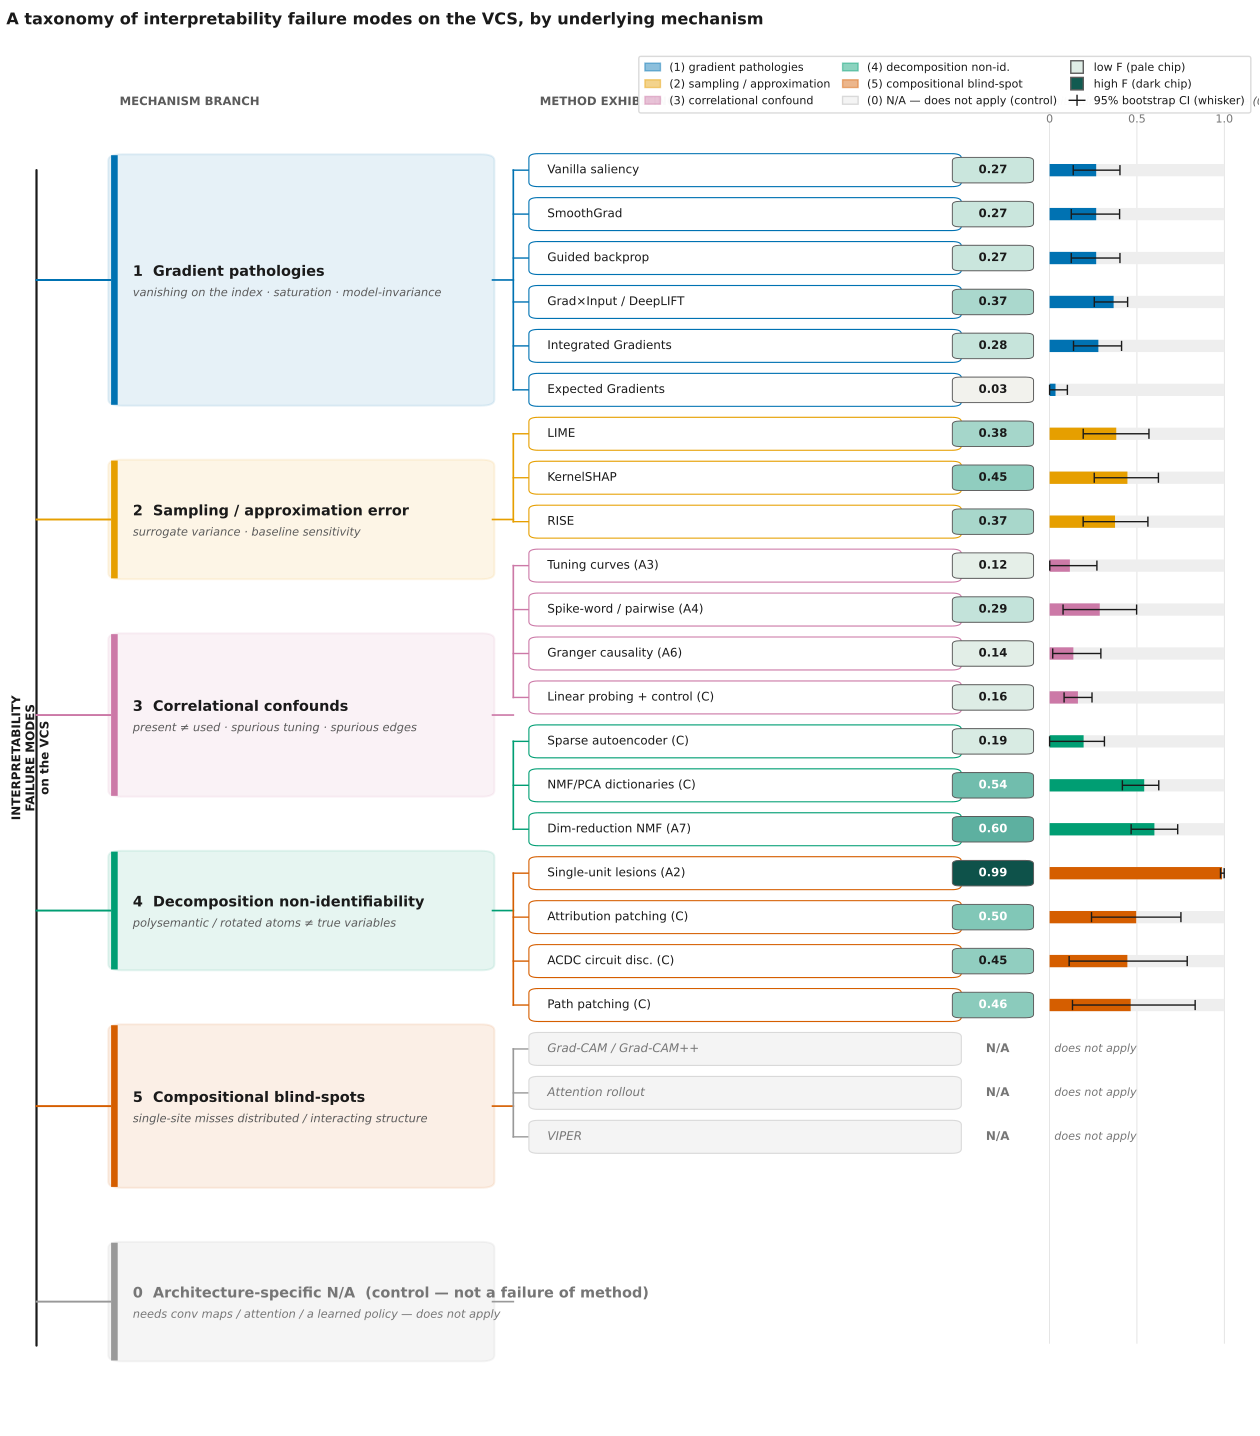

Reproduce this figure in Python.
#!/usr/bin/env python3
"""Figure 6 — the failure taxonomy.

Every distinct way an interpretability method goes wrong on the VCS, observed
across Phases A (neuroscience battery), B (attribution / XAI) and C (mechanistic
interpretability), organised into a clean TAXONOMY by *underlying mechanism* —
not by method family. The point of organising by mechanism is the paper's
"single strongest objection" rebuttal (plan.md, "Why a 1977 chip is a fair
test"): the VCS is a necessary-condition screen because it already *exhibits the
failure modes that make interpretation hard* (aliased / polysemantic RAM cells,
race-the-beam distributed timing, context-dependent registers, present-not-used
representations). A method that trips one of these mechanisms here should not be
trusted for stronger claims about a neural net without further evidence. Each
leaf is annotated with the method(s) that exhibit it and their MEASURED
faithfulness against the intervention oracle (§3.2).

The five mechanism branches (plan.md figure 6; experiment_design.md §7 "Why"
column; §0 danger zone; §3.2 zero-gradient-on-index caveat):

  (1) GRADIENT PATHOLOGIES — vanishing gradient on the discrete index/position
      output (the naive position gradient is *provably zero*, §3.2),
      saturation, shattering, and model-invariance / sanity-check failures
      (Adebayo 2018).
        leaves: vanilla saliency, SmoothGrad, guided backprop, Grad×Input/
        DeepLIFT, Integrated Gradients, Expected Gradients.

  (2) SAMPLING / APPROXIMATION ERROR — surrogate methods whose estimate is a
      stochastic or baseline-dependent approximation that diverges from the true
      attribution (LIME/SHAP/RISE sampling variance; IG baseline sensitivity).
        leaves: LIME, KernelSHAP, RISE, (IG baseline-sweep, cross-ref branch 1).

  (3) CORRELATIONAL CONFOUNDS — the method reports a *correlation* (tuning curve,
      Granger edge, spike-word coupling, probe accuracy) that need not be a cause:
      the present-not-used trap (Hewitt & Liang control tasks, §2/§6).
        leaves: tuning curves (A3), spike-word/pairwise (A4), Granger (A6),
        linear probing + control tasks (C).

  (4) DECOMPOSITION NON-IDENTIFIABILITY — unsupervised factorisations whose atoms
      are not unique and need not align to the true variables: SAE
      polysemanticity / dead-or-mixed features, NMF/PCA rotation ambiguity.
        leaves: sparse autoencoder (C), NMF/PCA dictionaries (C), dim-reduction (A7).

  (5) COMPOSITIONAL BLIND-SPOTS — single-site analyses that miss distributed /
      interacting structure: single-unit lesions over-credit, attribution/edge
      patching's first-order approximation, automatic circuit discovery's
      greedy edge search miss higher-order interactions.
        leaves: single-unit lesions (A2), attribution patching (C), ACDC (C),
        path patching (C).

  + a control LEAF that is NOT a failure-of-method but a property of the
    SUBJECT: architecture-specific N/A — Grad-CAM/++, attention rollout, VIPER
    simply do not apply to a non-neural artifact (a *recorded* finding, §5/§7).
    Shown greyed, with no F (it was never run; there is nothing to score).

The leaf methods shown here are the failure-exhibiting subset of the benchmark.
The full benchmark scores 30 interpretability methods + the intervention oracle
positive control = 31 rows (the leaderboard); the near-ceiling causal methods
(activation patching, causal scrubbing, DAS, tuned lens) are not failure leaves
and are therefore not drawn here.

EVERY measured faithfulness number is READ from a committed record — no
experiment is re-run here. The plotted point estimate F is read from the
aggregate leaderboard; the 95% bootstrap confidence interval (whisker) is read
from the per-game CI record. The conceptual mechanism->leaf mapping is grounded
in experiment_design.md §7 ("Why" column) and plan.md (representativeness
rebuttal). The N/A leaf is the "does not apply — recorded finding" row of
experiment_design.md §5. Full data provenance is in the Supplement.

Two variants are produced (PO #4 — full taxonomy → Supplementary Information,
simplified version → main text):

  * fig6_failure_taxonomy.pdf       SIMPLIFIED main-text version
  * fig6_failure_taxonomy_full.pdf  FULL supplementary version (mechanism notes)

Run:
    python fig6_failure_taxonomy.py \
        --leaderboard tools/xai_study/compare/out/leaderboard.json
"""

import argparse
import csv
import json
import os
import sys

import matplotlib

matplotlib.use("Agg")  # headless vector backend
import matplotlib.pyplot as plt
import numpy as np
from matplotlib.colors import LinearSegmentedColormap, Normalize
from matplotlib.lines import Line2D
from matplotlib.patches import FancyBboxPatch, Patch

HERE = os.path.dirname(os.path.abspath(__file__))
# repo root = .../  (figures -> paper -> xai_2_interpretability -> xai_paper -> root)
REPO_ROOT = os.path.abspath(os.path.join(HERE, "..", "..", "..", ".."))

# Hard floor on every plotted glyph (figure style guide / fig_pass §4).
MIN_FONT = 8.0


# ---------------------------------------------------------------------------
# Palette — Okabe-Ito colour-blind-safe set (matches fig1/fig4).
# ---------------------------------------------------------------------------
C_BG = "#ffffff"
C_INK = "#1a1a1a"           # primary text / outlines
C_MUTE = "#5b5b5b"          # secondary text
C_FAINT = "#767676"         # darkened (was #8a8a8a) for legibility at 8 pt
C_GRID = "#d9d9d9"

# Five mechanism-branch accent colours (Okabe-Ito; each branch a distinct hue).
BRANCH_COLORS = {
    "grad":   "#0072B2",   # blue          — (1) gradient pathologies
    "sample": "#E69F00",   # orange        — (2) sampling / approximation error
    "corr":   "#CC79A7",   # reddish-purple— (3) correlational confounds
    "decomp": "#009E73",   # bluish-green  — (4) decomposition non-identifiability
    "comp":   "#D55E00",   # vermillion    — (5) compositional blind-spots
    "na":     "#999999",   # grey          — control: architecture-specific N/A
}

# Sequential faithfulness ramp for the leaf F chips (colour-blind-safe;
# low-F = pale, high-F = dark teal). Distinct from the categorical branch hues.
FAITH_CMAP = LinearSegmentedColormap.from_list(
    "faith_cb", ["#f7f4ef", "#cfe8e0", "#7fc6b6", "#2a8f7e", "#0d4f47"]
)
FAITH_NORM = Normalize(vmin=0.0, vmax=1.0)

plt.rcParams.update(
    {
        "font.family": "DejaVu Sans",
        "font.size": MIN_FONT,
        "axes.linewidth": 0.8,
        "axes.edgecolor": C_MUTE,
        "pdf.fonttype": 42,    # embed TrueType (editable, not bitmap)
        "svg.fonttype": "none",
        "figure.dpi": 150,
        "text.color": C_INK,
    }
)


# ---------------------------------------------------------------------------
# Data load — pure reads over committed records.
# ---------------------------------------------------------------------------
def load_records(leaderboard_path):
    with open(leaderboard_path) as fh:
        lb = json.load(fh)
    base = os.path.dirname(leaderboard_path)
    with open(os.path.join(base, "faithful_demo.json")) as fh:
        demo = json.load(fh)
    # 95% bootstrap CIs (R-UNC): method -> (ci_lo, ci_hi) bracketing the
    # leaderboard point estimate. Optional — the figure degrades gracefully if
    # the CI record is absent (whiskers simply omitted).
    ci = {}
    ci_path = os.path.join(base, "leaderboard_ci.csv")
    if os.path.exists(ci_path):
        with open(ci_path) as fh:
            for r in csv.DictReader(fh):
                try:
                    ci[r["method"]] = (float(r["ci_lo"]), float(r["ci_hi"]))
                except (KeyError, ValueError):
                    pass
    return lb, demo, ci


# Publication labels for the leaf methods (machine name -> short label).
PRETTY = {
    "vanilla_saliency": "Vanilla saliency",
    "smoothgrad": "SmoothGrad",
    "guided_backprop": "Guided backprop",
    "gradxinput_deeplift": "Grad×Input / DeepLIFT",
    "integrated_gradients": "Integrated Gradients",
    "expected_gradients": "Expected Gradients",
    "lime": "LIME",
    "kernelshap": "KernelSHAP",
    "rise": "RISE",
    "A3_tuning": "Tuning curves (A3)",
    "A4_spike_word": "Spike-word / pairwise (A4)",
    "A6_granger": "Granger causality (A6)",
    "linear_probing_control_tasks": "Linear probing + control (C)",
    "sparse_autoencoder": "Sparse autoencoder (C)",
    "nmf_pca_dictionaries": "NMF/PCA dictionaries (C)",
    "A7_dim_reduction": "Dim-reduction NMF (A7)",
    "A2_lesions": "Single-unit lesions (A2)",
    "attribution_patching": "Attribution patching (C)",
    "ACDC": "ACDC circuit disc. (C)",
    "path_patching": "Path patching (C)",
}


# The taxonomy: ordered list of (branch_key, branch_title, branch_subtitle,
# [leaf method machine-names], extra-note). Methods listed are looked up in the
# leaderboard for their MEASURED F; the branch grouping is the conceptual map.
TAXONOMY = [
    (
        "grad",
        "1  Gradient pathologies",
        "vanishing on the index · saturation · model-invariance",
        ["vanilla_saliency", "smoothgrad", "guided_backprop",
         "gradxinput_deeplift", "integrated_gradients", "expected_gradients"],
        "naive position gradient = 0 (§3.2)",
    ),
    (
        "sample",
        "2  Sampling / approximation error",
        "surrogate variance · baseline sensitivity",
        ["lime", "kernelshap", "rise"],
        "IG baseline-sweep → branch 1",
    ),
    (
        "corr",
        "3  Correlational confounds",
        "present ≠ used · spurious tuning · spurious edges",
        ["A3_tuning", "A4_spike_word", "A6_granger",
         "linear_probing_control_tasks"],
        "Hewitt & Liang control-task gap",
    ),
    (
        "decomp",
        "4  Decomposition non-identifiability",
        "polysemantic / rotated atoms ≠ true variables",
        ["sparse_autoencoder", "nmf_pca_dictionaries", "A7_dim_reduction"],
        "factorisation atoms not unique",
    ),
    (
        "comp",
        "5  Compositional blind-spots",
        "single-site misses distributed / interacting structure",
        ["A2_lesions", "attribution_patching", "ACDC", "path_patching"],
        "1st-order / greedy-edge approx.",
    ),
]

# The control leaf — a property of the SUBJECT, not a method failure: methods
# that DO NOT APPLY to a non-neural artifact (experiment_design.md §5/§7 N/A row).
NA_LEAF = {
    "branch": "na",
    "title": "0  Architecture-specific N/A  (control — not a failure of method)",
    "subtitle": "needs conv maps / attention / a learned policy — does not apply",
    "methods": ["Grad-CAM / Grad-CAM++", "Attention rollout", "VIPER"],
    "note": "recorded finding (§5) — nothing to score; the subject lacks the substrate",
}


def faith_lookup(lb):
    return {r["method"]: r["faithfulness"] for r in lb["rows"]}


# ---------------------------------------------------------------------------
# Figure builder.
#   variant="simple"  -> main-text version (no mechanism micro-notes, no
#                        bottom provenance banner; caption owns the prose)
#   variant="full"    -> supplementary version (keeps per-branch mechanism
#                        notes + a one-line provenance pointer)
# ---------------------------------------------------------------------------
def build(lb, demo, ci, out_path, variant="simple"):
    full = (variant == "full")
    F = faith_lookup(lb)

    # Geometry: one row per leaf; branches stacked top->bottom (+ N/A control).
    leaf_rows = []   # (branch_key, method_machine, label, F-or-None)
    branch_spans = []  # (branch_key, title, subtitle, note, y_top, y_bot)
    y = 0.0
    ROW_H = 1.0
    GAP_BRANCH = 0.95  # vertical gap between branches

    for bkey, btitle, bsub, methods, bnote in TAXONOMY:
        y_top = y
        for m in methods:
            leaf_rows.append((bkey, m, PRETTY[m], F[m]))
            y += ROW_H
        branch_spans.append((bkey, btitle, bsub, bnote, y_top, y))
        y += GAP_BRANCH

    # N/A control leaf block (no F)
    na_top = y
    for m in NA_LEAF["methods"]:
        leaf_rows.append((NA_LEAF["branch"], None, m, None))
        y += ROW_H
    branch_spans.append((NA_LEAF["branch"], NA_LEAF["title"],
                         NA_LEAF["subtitle"], NA_LEAF["note"], na_top, y))

    total_h = y
    n_leaf = len(leaf_rows)

    # Taller rows so every glyph clears 8 pt without overlap.
    fig_h = 0.52 * n_leaf + (3.1 if full else 2.4)
    fig = plt.figure(figsize=(12.6, fig_h))
    bottom = 0.045 if full else 0.035
    top = 0.885 if full else 0.905
    ax = fig.add_axes([0.005, bottom, 0.99, top])
    ax.set_xlim(0, 13.2)
    ax.set_ylim(-1.4, total_h + 0.4)
    ax.invert_yaxis()  # branch 1 at the top
    ax.axis("off")

    # --- column x-anchors -----------------------------------------------------
    X_ROOT = 0.32
    X_BRANCH = 1.10      # where branch boxes start
    X_BRANCH_W = 4.05    # branch box width
    X_LEAF = 5.55        # leaf label start
    X_LEAFTXT_W = 4.55   # leaf label box width
    X_CHIP = 10.45       # measured-F chip centre
    X_BAR0 = 11.05       # F mini-bar baseline
    X_BAR_W = 1.85       # F mini-bar full width (F=1.0)

    def yc(i):
        return i + 0.5

    # --- root spine + title ---------------------------------------------------
    y_first = branch_spans[0][4] + 0.5
    y_last = branch_spans[-1][5] - 0.5
    ax.plot([X_ROOT, X_ROOT], [y_first, y_last], color=C_INK, lw=1.6,
            solid_capstyle="round", zorder=2)
    ax.text(X_ROOT - 0.07, (y_first + y_last) / 2.0,
            "INTERPRETABILITY\nFAILURE MODES\non the VCS",
            rotation=90, ha="center", va="center", fontsize=8.6,
            fontweight="bold", color=C_INK, linespacing=1.18)

    # --- branches -------------------------------------------------------------
    for bkey, btitle, bsub, bnote, yt, yb in branch_spans:
        col = BRANCH_COLORS[bkey]
        ymid = (yt + yb) / 2.0
        ax.plot([X_ROOT, X_BRANCH], [ymid, ymid], color=col, lw=1.4, zorder=2)

        box = FancyBboxPatch(
            (X_BRANCH, yt + 0.16), X_BRANCH_W, (yb - yt) - 0.32,
            boxstyle="round,pad=0.02,rounding_size=0.14",
            linewidth=1.4, edgecolor=col,
            facecolor=col, alpha=0.10, zorder=2,
        )
        ax.add_patch(box)
        ax.add_patch(FancyBboxPatch(
            (X_BRANCH + 0.01, yt + 0.16), 0.07, (yb - yt) - 0.32,
            boxstyle="square,pad=0", linewidth=0, facecolor=col, zorder=3))

        # In the FULL variant the box carries title + subtitle + mechanism note
        # stacked; in the SIMPLE variant only title + subtitle (note dropped).
        if full:
            ax.text(X_BRANCH + 0.24, ymid - 0.34, btitle, ha="left",
                    va="center", fontsize=10.4, fontweight="bold",
                    color=(C_FAINT if bkey == "na" else C_INK))
            ax.text(X_BRANCH + 0.24, ymid + 0.06, bsub, ha="left", va="center",
                    fontsize=8.4, color=(C_FAINT if bkey == "na" else C_MUTE),
                    style="italic")
            ax.text(X_BRANCH + 0.24, ymid + 0.50,
                    "mechanism: " + bnote, ha="left", va="center",
                    fontsize=8.0, color=col, fontweight="bold")
        else:
            ax.text(X_BRANCH + 0.24, ymid - 0.18, btitle, ha="left",
                    va="center", fontsize=10.4, fontweight="bold",
                    color=(C_FAINT if bkey == "na" else C_INK))
            ax.text(X_BRANCH + 0.24, ymid + 0.30, bsub, ha="left", va="center",
                    fontsize=8.2, color=(C_FAINT if bkey == "na" else C_MUTE),
                    style="italic")

        ax.plot([X_BRANCH + X_BRANCH_W, X_LEAF - 0.18], [ymid, ymid],
                color=col, lw=1.2, zorder=2)
        leaf_idx = [i for i, lr in enumerate(leaf_rows) if lr[0] == bkey]
        if leaf_idx:
            top_y = yc(min(leaf_idx))
            bot_y = yc(max(leaf_idx))
            ax.plot([X_LEAF - 0.18, X_LEAF - 0.18], [top_y, bot_y],
                    color=col, lw=1.2, zorder=2)

    # --- leaves ---------------------------------------------------------------
    for i, (bkey, m, label, fval) in enumerate(leaf_rows):
        col = BRANCH_COLORS[bkey]
        cy = yc(i)
        na = fval is None
        ax.plot([X_LEAF - 0.18, X_LEAF - 0.02], [cy, cy], color=col, lw=1.0,
                zorder=2)
        lbl_face = "#f4f4f4" if na else "#ffffff"
        ax.add_patch(FancyBboxPatch(
            (X_LEAF, cy - 0.36), X_LEAFTXT_W, 0.72,
            boxstyle="round,pad=0.015,rounding_size=0.10",
            linewidth=0.8, edgecolor=(C_GRID if na else col),
            facecolor=lbl_face, zorder=3))
        ax.text(X_LEAF + 0.18, cy, label, ha="left", va="center",
                fontsize=8.6, color=(C_FAINT if na else C_INK),
                style=("italic" if na else "normal"))

        if na:
            ax.text(X_CHIP + 0.05, cy, "N/A", ha="center", va="center",
                    fontsize=8.6, fontweight="bold", color=C_FAINT)
            ax.text(X_BAR0 + 0.05, cy, "does not apply", ha="left", va="center",
                    fontsize=8.0, color=C_FAINT, style="italic")
            continue

        # measured-F chip (numeric, coloured by F ramp)
        chip = FAITH_CMAP(FAITH_NORM(fval))
        txt_c = "#ffffff" if fval >= 0.45 else C_INK
        ax.add_patch(FancyBboxPatch(
            (X_CHIP - 0.42, cy - 0.28), 0.84, 0.56,
            boxstyle="round,pad=0.01,rounding_size=0.08",
            linewidth=0.7, edgecolor=C_MUTE, facecolor=chip, zorder=4))
        ax.text(X_CHIP, cy, f"{fval:.2f}", ha="center", va="center",
                fontsize=8.4, fontweight="bold", color=txt_c, zorder=5)

        # F mini-bar
        ax.add_patch(plt.Rectangle((X_BAR0, cy - 0.14), X_BAR_W, 0.28,
                                   facecolor="#eeeeee", edgecolor="none",
                                   zorder=3))
        ax.add_patch(plt.Rectangle((X_BAR0, cy - 0.14), X_BAR_W * fval, 0.28,
                                   facecolor=col, edgecolor="none", zorder=4))

        # 95% bootstrap CI whisker on the bar (R-UNC; read from CI record).
        if m in ci:
            lo, hi = ci[m]
            lo = max(0.0, min(1.0, lo))
            hi = max(0.0, min(1.0, hi))
            x_lo = X_BAR0 + X_BAR_W * lo
            x_hi = X_BAR0 + X_BAR_W * hi
            ax.plot([x_lo, x_hi], [cy, cy], color=C_INK, lw=1.0, zorder=6,
                    solid_capstyle="butt")
            for xx in (x_lo, x_hi):
                ax.plot([xx, xx], [cy - 0.10, cy + 0.10], color=C_INK,
                        lw=1.0, zorder=6)

    # --- column headers -------------------------------------------------------
    head_y = -1.05
    ax.text(X_BRANCH + 0.10, head_y, "MECHANISM BRANCH", ha="left",
            va="center", fontsize=8.4, fontweight="bold", color=C_MUTE)
    ax.text(X_LEAF + 0.10, head_y, "METHOD EXHIBITING IT (phase)", ha="left",
            va="center", fontsize=8.4, fontweight="bold", color=C_MUTE)
    ax.text(X_CHIP, head_y, "F", ha="center", va="center",
            fontsize=8.4, fontweight="bold", color=C_MUTE)
    ax.text(X_BAR0, head_y,
            "faithfulness F vs intervention oracle (0–1, ± 95% CI)", ha="left",
            va="center", fontsize=8.0, color=C_MUTE, style="italic")

    # faint reference grid on the bar axis (0 / 0.5 / 1.0)
    grid_bot = branch_spans[-1][5] - 0.55
    for gx, gl in [(0.0, "0"), (0.5, "0.5"), (1.0, "1.0")]:
        bx = X_BAR0 + X_BAR_W * gx
        ax.plot([bx, bx], [head_y + 0.45, grid_bot],
                color=C_GRID, lw=0.5, zorder=0)
        ax.text(bx, head_y + 0.40, gl, ha="center", va="center",
                fontsize=8.0, color=C_FAINT)

    # --- title ----------------------------------------------------------------
    sup = ("A taxonomy of interpretability failure modes on the VCS, by "
           "underlying mechanism")
    if full:
        sup += "  (full version — Supplement)"
    fig.suptitle(sup, x=0.005, y=0.992, ha="left", fontsize=11.6,
                 fontweight="bold", color=C_INK)

    # --- legend (outside the axes, top-right) ---------------------------------
    leg_handles = [
        Patch(facecolor=BRANCH_COLORS["grad"], alpha=0.45,
              edgecolor=BRANCH_COLORS["grad"], label="(1) gradient pathologies"),
        Patch(facecolor=BRANCH_COLORS["sample"], alpha=0.45,
              edgecolor=BRANCH_COLORS["sample"],
              label="(2) sampling / approximation"),
        Patch(facecolor=BRANCH_COLORS["corr"], alpha=0.45,
              edgecolor=BRANCH_COLORS["corr"],
              label="(3) correlational confound"),
        Patch(facecolor=BRANCH_COLORS["decomp"], alpha=0.45,
              edgecolor=BRANCH_COLORS["decomp"],
              label="(4) decomposition non-id."),
        Patch(facecolor=BRANCH_COLORS["comp"], alpha=0.45,
              edgecolor=BRANCH_COLORS["comp"],
              label="(5) compositional blind-spot"),
        Patch(facecolor="#f4f4f4", edgecolor=C_GRID,
              label="(0) N/A — does not apply (control)"),
        Line2D([0], [0], marker="s", color="none",
               markerfacecolor=FAITH_CMAP(FAITH_NORM(0.15)),
               markeredgecolor=C_MUTE, markersize=9,
               label="low F (pale chip)"),
        Line2D([0], [0], marker="s", color="none",
               markerfacecolor=FAITH_CMAP(FAITH_NORM(0.95)),
               markeredgecolor=C_MUTE, markersize=9,
               label="high F (dark chip)"),
        Line2D([0], [0], color=C_INK, lw=1.0, marker="|", markersize=8,
               label="95% bootstrap CI (whisker)"),
    ]
    fig.legend(handles=leg_handles, loc="upper right",
               bbox_to_anchor=(0.998, 0.965), ncol=3, fontsize=8.0,
               frameon=True, framealpha=0.97, edgecolor=C_GRID,
               handlelength=1.4, columnspacing=1.1, borderpad=0.55)

    # --- provenance pointer (FULL variant only; no data paths in figure) ------
    if full:
        prov = ("F = point estimate; whisker = 95% bootstrap CI over games. "
                "All numbers read from committed records; full data provenance "
                "in the Supplement. The full benchmark is 30 interpretability "
                "methods + the intervention oracle positive control = 31 rows; "
                "only the failure-exhibiting subset is drawn here.")
        fig.text(0.012, 0.006, _wrap(prov, 168), ha="left", va="bottom",
                 fontsize=8.0, color=C_MUTE, linespacing=1.3)

    fig.savefig(out_path, format="pdf", facecolor=C_BG)
    plt.close(fig)
    return leaf_rows, F


def _wrap(s, width):
    import textwrap
    return "\n".join(textwrap.wrap(s, width=width))


# ---------------------------------------------------------------------------
def _self_check(out_path, leaf_rows, F, lb, demo, ci, label):
    """Self-check for one rendered variant; returns (all_ok, lines)."""
    checks = []

    def chk(name, cond, detail=""):
        checks.append((name, bool(cond), detail))

    ok_pdf = os.path.exists(out_path) and os.path.getsize(out_path) > 0
    magic = b""
    size = os.path.getsize(out_path) if ok_pdf else 0
    if ok_pdf:
        with open(out_path, "rb") as fh:
            magic = fh.read(5)
    chk("pdf written, %PDF- header, > 4 KB",
        ok_pdf and magic == b"%PDF-" and size > 4096,
        f"size={size}B magic={magic!r}")

    scored = [lr for lr in leaf_rows if lr[3] is not None]
    all_in_range = all(0.0 <= lr[3] <= 1.0 for lr in scored)
    chk("every scored leaf F in [0,1] (read from leaderboard)",
        all_in_range and len(scored) >= 19, f"n_scored_leaves={len(scored)}")

    traced = all(abs(lr[3] - F[lr[1]]) < 1e-9 for lr in scored)
    chk("each plotted F traces exactly to leaderboard.json",
        traced, "ok" if traced else "MISMATCH")

    branch_keys = {lr[0] for lr in leaf_rows}
    expect = {"grad", "sample", "corr", "decomp", "comp", "na"}
    chk("all 5 mechanism branches + N/A control present",
        branch_keys == expect, f"{sorted(branch_keys)}")

    na_leaves = [lr for lr in leaf_rows if lr[0] == "na"]
    chk("N/A control leaves present and unscored",
        len(na_leaves) >= 3 and all(lr[3] is None for lr in na_leaves),
        f"n_na={len(na_leaves)}")

    grad_F = [lr[3] for lr in leaf_rows if lr[0] == "grad"]
    chk("gradient branch mean-F below the exact lesion ceiling",
        np.mean(grad_F) < F["A2_lesions"],
        f"grad_mean={np.mean(grad_F):.3f} < lesion={F['A2_lesions']:.3f}")

    chk("position-regime gradient floor == 0 (faithful_demo)",
        demo["popular_method"]["faithfulness_position_regime"] == 0.0, "ok")

    # CIs that were drawn bracket their leaderboard point estimate.
    ci_ok = True
    n_ci = 0
    for lr in scored:
        m = lr[1]
        if m in ci:
            n_ci += 1
            lo, hi = ci[m]
            if not (lo - 1e-6 <= F[m] <= hi + 1e-6):
                ci_ok = False
    chk("every drawn CI brackets its leaderboard point estimate",
        ci_ok and n_ci >= 19, f"n_ci_whiskers={n_ci}")

    all_ok = all(c[1] for c in checks)
    lines = [f"  [{'PASS' if okx else 'FAIL'}] {name}"
             + (f"  ({detail})" if detail else "")
             for name, okx, detail in checks]
    lines.append(f"  scored leaves: {len(scored)}  |  N/A leaves: "
                 f"{len(na_leaves)}  |  CI whiskers: {n_ci}  |  out: {out_path}")
    return all_ok, lines


def main():
    ap = argparse.ArgumentParser(description=__doc__)
    ap.add_argument(
        "--leaderboard",
        default=os.path.join(REPO_ROOT,
                             "tools/xai_study/compare/out/leaderboard.json"),
    )
    ap.add_argument(
        "--out",
        default=os.path.join(HERE, "fig6_failure_taxonomy.pdf"),
        help="output path for the SIMPLIFIED main-text PDF",
    )
    ap.add_argument(
        "--out-full",
        default=os.path.join(HERE, "fig6_failure_taxonomy_full.pdf"),
        help="output path for the FULL supplementary PDF",
    )
    args = ap.parse_args()

    if not os.path.exists(args.leaderboard):
        sys.exit(f"ERROR: leaderboard not found: {args.leaderboard}")

    lb, demo, ci = load_records(args.leaderboard)

    # Simplified main-text version + full supplementary version (PO #4).
    rows_s, F = build(lb, demo, ci, args.out, variant="simple")
    rows_f, _ = build(lb, demo, ci, args.out_full, variant="full")

    print("=" * 70)
    print("fig6_failure_taxonomy.py  self-check")
    print("=" * 70)
    all_ok = True
    for label, out, rows in [("SIMPLE (main)", args.out, rows_s),
                             ("FULL (supplement)", args.out_full, rows_f)]:
        ok, lines = _self_check(out, rows, F, lb, demo, ci, label)
        all_ok = all_ok and ok
        print(f"-- {label} --")
        for ln in lines:
            print(ln)
    print("-" * 70)
    print("RESULT:", "ALL CHECKS PASS" if all_ok else "FAILURES PRESENT")
    if not all_ok:
        sys.exit(1)


if __name__ == "__main__":
    main()
